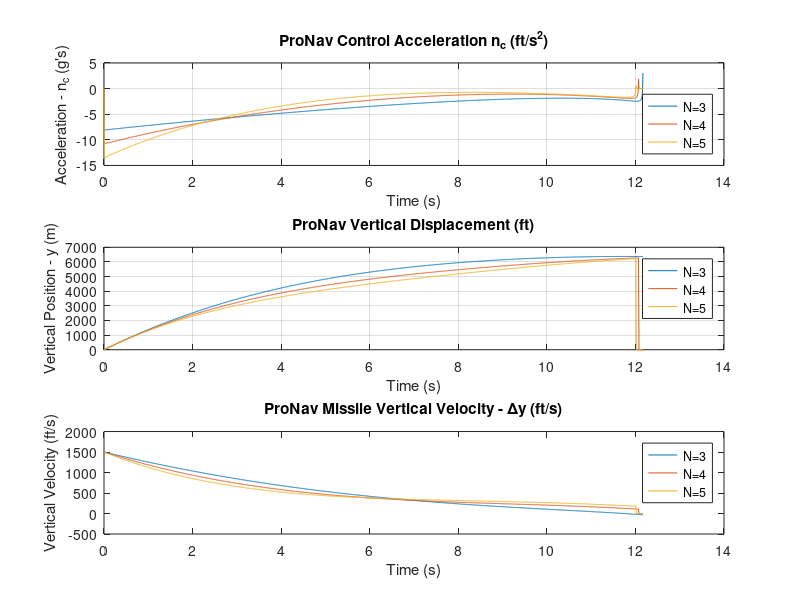

Write the MATLAB code that produced this figure. (Note: this script raises an error after producing the figure.)
close all
clear
g = 32.174;         % gravitational accel
% Simulation parameters
nt = 3 * g;         % acceleration of target
Nvalues = [3 4 5];  % guidance gain
he = deg2rad(30);   % heading error
augmented = true;
dt = 0.01;
dtfine = 0.0001;

% Constants
vm = 3000;      % Missile velocity (ft/s)
vt = 1000;      % Target velocity (ft/s)
R0 = 40000;     % Initial range (ft)

for N = Nvalues
    % Initial conditions
    xm(1,N-2) = 0;        % Missile initial x position (ft)
    ym(1,N-2) = 0;        % Missile initial y position (ft)
    xt(1,N-2) = R0;       % Target initial x position (ft)
    yt(1,N-2) = 0;        % Target initial y position (ft)
    beta = 0;       % Target FPA
    i = 1;


    % Target velocity components
    Vtx(i,N-2) = -vt*cos(beta);
    Vty(i,N-2) = vt*sin(beta);
    
    % Relative positions
    Rx(i,N-2) = xt(i,N-2) - xm(i,N-2);
    Ry(i,N-2) = yt(i,N-2) - ym(i,N-2);
    R(i,N-2) = sqrt(Rx(i,N-2)^2 + Ry(i,N-2)^2);
    
    % calculate angles
    lambda = atan2(Ry(i,N-2),Rx(i,N-2));
    L = asin(vt*sin(beta+lambda)/vm);  
    theta = lambda + L;

    % mission velocity
    Vmx(i,N-2) = vm*cos(theta + he);
    Vmy(i,N-2) = vm*sin(theta + he);
    Vx = Vtx(i,N-2) - Vmx(i,N-2);     % relative velocity, x_hat
    Vy = Vty(i,N-2) - Vmy(i,N-2);     % relative velocity, y_hat
    Vc = -(Rx(i,N-2)*Vx + Ry(i,N-2)*Vy)/R(i,N-2);  % closing velocity
    lambdad = (Rx(i,N-2)*Vy-Ry(i,N-2)*Vx)/(R(i,N-2)^2);
    tgo = R(i,N-2)/Vc;
    ZEM = Vc * tgo;

    T(i,N-2) = 0;
    while Vc > 0
        % Simulation loop for different guidance laws and initial conditions       
        i= i+1;
        if Vc <=1000
            dt = dtfine;
        end
        if augmented
            nc(i,N-2) = N*Vc*lambdad + 0.5*N*nt;
        else
            nc(i,N-2) = N*Vc*lambdad;
            %nc(i,N-2) = N*ZEM/tgo^2;
        end
        % acceleration components
        amx = -nc*sin(lambda);
        amy = nc*cos(lambda);
        
        betad = nt/vt;
        beta = beta + dt*betad;
        Vtx(i,N-2) = -vt*cos(beta);
        Vty(i,N-2) = vt*sin(beta);  
        Vmx(i,N-2) = Vmx(i-1,N-2) + dt*amx(i,N-2);
        Vmy(i,N-2) = Vmy(i-1,N-2) + dt*amy(i,N-2);
        
        xt(i,N-2) = xt(i-1) + dt*Vtx(i,N-2);
        yt(i,N-2) = yt(i-1) + dt*Vty(i,N-2);
        xm(i,N-2) = xm(i-1,N-2) + dt*Vmx(i,N-2);
        ym(i,N-2) = ym(i-1,N-2) + dt*Vmy(i,N-2);
        Rx(i,N-2) = xt(i,N-2) - xm(i,N-2);
        Ry(i,N-2) = yt(i,N-2) - ym(i,N-2);
        R(i,N-2) = sqrt(Rx(i,N-2)^2 + Ry(i,N-2)^2);
        Vx = Vtx(i,N-2) - Vmx(i,N-2);
        Vy = Vty(i,N-2) - Vmy(i,N-2);
        lambda = atan2(Ry(i,N-2),Rx(i,N-2));
        lambdad = (Rx(i,N-2)*Vy-Ry(i,N-2)*Vx)/(R(i,N-2)^2);
        T(i,N-2) = T(i-1,N-2) + dt;
        % Calculate closing velocity
        Vc = -(Rx(i,N-2)*Vx + Ry(i,N-2)*Vy)/R(i,N-2);     
%         tgo = R(i,N-2)/Vc;
%         ZEM = Vc * tgo;
        end 
end

output=[T,xm,ym,xt,yt,nc];
save 'c:\src\asen6015\datfil.txt' output -ascii -tabs

% Plot results for PN
figure(1);
subplot(3, 1, 1);
plot(T(:,1), nc(:,1)/g,T(:,1),nc(:,2)/g,T(:,1),nc(:,3)/g);
xlabel('Time (s)');
ylabel('Acceleration - n_c (g''s)');
title('ProNav Control Acceleration n_c (ft/s^2)');
legend('N=3', 'N=4', 'N=5','Location','southeast');
grid on;


subplot(3,1,2);
plot(T(:,1), ym(:,1),T(:,1),ym(:,2),T(:,1),ym(:,3));
xlabel('Time (s)');
ylabel('Vertical Position - y (m)');
title('ProNav Vertical Displacement (ft)');
legend('N=3', 'N=4', 'N=5','Location','northeast');
grid on;

subplot(3,1,3);
plot(T(:,1), Vmy(:,1),T(:,1),Vmy(:,2),T(:,1),Vmy(:,3));
title('ProNav Missile Vertical Velocity - \Deltay (ft/s)');
xlabel('Time (s)');
ylabel('Vertical Velocity (ft/s)')
legend('N=3', 'N=4', 'N=5');

% remove entries with zerosym3 = noZeros(ym(:,1));
xt3 = noZeros(xt(:,1));
xt4 = noZeros(xt(:,2));
xt5 = noZeros(xt(:,3));
xm3 = [0;noZeros(xm(:,1))];
xm4 = [0;noZeros(xm(:,2))];
xm5 = [0;noZeros(xm(:,3))];
yt3 = [0;noZeros(yt(:,1))];
yt4 = [0;noZeros(yt(:,2))];
yt5 = [0;noZeros(yt(:,3))];
ym3 = [0;noZeros(ym(:,1))];
ym4 = [0;noZeros(ym(:,2))];
ym5 = [0;noZeros(ym(:,3))];

figure(2)
subplot(3,1,1)
plot(xt3,yt3,xm3,ym3);
legend('Target','Missile');
title('ProNav Collision Path N=3');
xlabel('Horizontal Position (ft)');
ylabel('Vertical Position (ft)');
% ylim([-1000 4000]);

subplot(3,1,2)
plot(xt4,yt4,xm4,ym4);
legend('Target','Missile');
title('ProNav Collision Path N=4');
xlabel('Horizontal Position (ft)');
ylabel('Vertical Position (ft)')
% ylim([-1000 4000]);

subplot(3,1,3)
plot(xt5,yt5,xm5,ym5);
legend('Target','Missile');
title('ProNav Collision Path N=5');
xlabel('Horizontal Position (ft)');
ylabel('Vertical Position (ft)')
% ylim([-1000 4000]);

function x = noZeros(m)
    x = m(m~=0);
end
